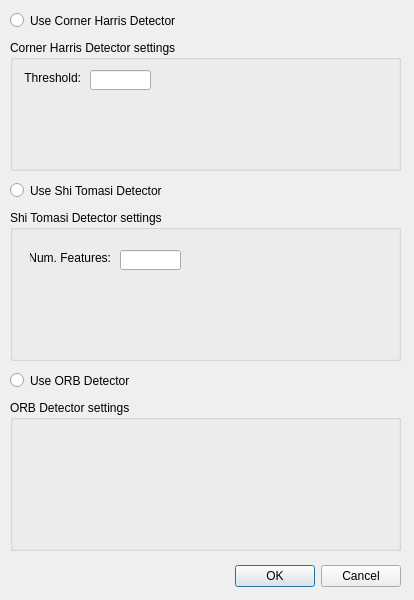
<?xml version="1.0" encoding="UTF-8"?>
<ui version="4.0">
 <class>SettingsWindow</class>
 <widget class="QDialog" name="SettingsWindow">
  <property name="geometry">
   <rect>
    <x>0</x>
    <y>0</y>
    <width>414</width>
    <height>600</height>
   </rect>
  </property>
  <property name="windowTitle">
   <string>Dialog</string>
  </property>
  <widget class="QDialogButtonBox" name="buttonBox">
   <property name="geometry">
    <rect>
     <x>20</x>
     <y>560</y>
     <width>381</width>
     <height>32</height>
    </rect>
   </property>
   <property name="orientation">
    <enum>Qt::Horizontal</enum>
   </property>
   <property name="standardButtons">
    <set>QDialogButtonBox::Cancel|QDialogButtonBox::Ok</set>
   </property>
  </widget>
  <widget class="QRadioButton" name="rdbCornerHarris">
   <property name="geometry">
    <rect>
     <x>10</x>
     <y>10</y>
     <width>391</width>
     <height>21</height>
    </rect>
   </property>
   <property name="text">
    <string>Use Corner Harris Detector</string>
   </property>
  </widget>
  <widget class="QGroupBox" name="grpCornerHarris">
   <property name="geometry">
    <rect>
     <x>10</x>
     <y>40</y>
     <width>391</width>
     <height>131</height>
    </rect>
   </property>
   <property name="title">
    <string>Corner Harris Detector settings</string>
   </property>
   <widget class="QLineEdit" name="txtThreshold">
    <property name="geometry">
     <rect>
      <x>80</x>
      <y>30</y>
      <width>61</width>
      <height>20</height>
     </rect>
    </property>
   </widget>
   <widget class="QLabel" name="lblThreshold">
    <property name="geometry">
     <rect>
      <x>10</x>
      <y>30</y>
      <width>61</width>
      <height>16</height>
     </rect>
    </property>
    <property name="text">
     <string>Threshold:</string>
    </property>
    <property name="alignment">
     <set>Qt::AlignRight|Qt::AlignTrailing|Qt::AlignVCenter</set>
    </property>
   </widget>
  </widget>
  <widget class="QGroupBox" name="grpShiTomasi">
   <property name="geometry">
    <rect>
     <x>10</x>
     <y>210</y>
     <width>391</width>
     <height>151</height>
    </rect>
   </property>
   <property name="title">
    <string>Shi Tomasi Detector settings</string>
   </property>
   <widget class="QLineEdit" name="txtNumFeatures">
    <property name="geometry">
     <rect>
      <x>110</x>
      <y>40</y>
      <width>61</width>
      <height>20</height>
     </rect>
    </property>
   </widget>
   <widget class="QLabel" name="btnNumFeatures">
    <property name="geometry">
     <rect>
      <x>20</x>
      <y>40</y>
      <width>81</width>
      <height>16</height>
     </rect>
    </property>
    <property name="text">
     <string>Num. Features:</string>
    </property>
    <property name="alignment">
     <set>Qt::AlignRight|Qt::AlignTrailing|Qt::AlignVCenter</set>
    </property>
   </widget>
  </widget>
  <widget class="QRadioButton" name="rdbShiTomasi">
   <property name="geometry">
    <rect>
     <x>10</x>
     <y>180</y>
     <width>391</width>
     <height>21</height>
    </rect>
   </property>
   <property name="text">
    <string>Use Shi Tomasi Detector</string>
   </property>
  </widget>
  <widget class="QRadioButton" name="rdbORB">
   <property name="geometry">
    <rect>
     <x>10</x>
     <y>370</y>
     <width>391</width>
     <height>21</height>
    </rect>
   </property>
   <property name="text">
    <string>Use ORB Detector</string>
   </property>
  </widget>
  <widget class="QGroupBox" name="grpORB">
   <property name="geometry">
    <rect>
     <x>10</x>
     <y>400</y>
     <width>391</width>
     <height>151</height>
    </rect>
   </property>
   <property name="title">
    <string>ORB Detector settings</string>
   </property>
  </widget>
 </widget>
 <resources/>
 <connections>
  <connection>
   <sender>buttonBox</sender>
   <signal>accepted()</signal>
   <receiver>SettingsWindow</receiver>
   <slot>accept()</slot>
   <hints>
    <hint type="sourcelabel">
     <x>248</x>
     <y>254</y>
    </hint>
    <hint type="destinationlabel">
     <x>157</x>
     <y>274</y>
    </hint>
   </hints>
  </connection>
  <connection>
   <sender>buttonBox</sender>
   <signal>rejected()</signal>
   <receiver>SettingsWindow</receiver>
   <slot>reject()</slot>
   <hints>
    <hint type="sourcelabel">
     <x>316</x>
     <y>260</y>
    </hint>
    <hint type="destinationlabel">
     <x>286</x>
     <y>274</y>
    </hint>
   </hints>
  </connection>
 </connections>
</ui>
